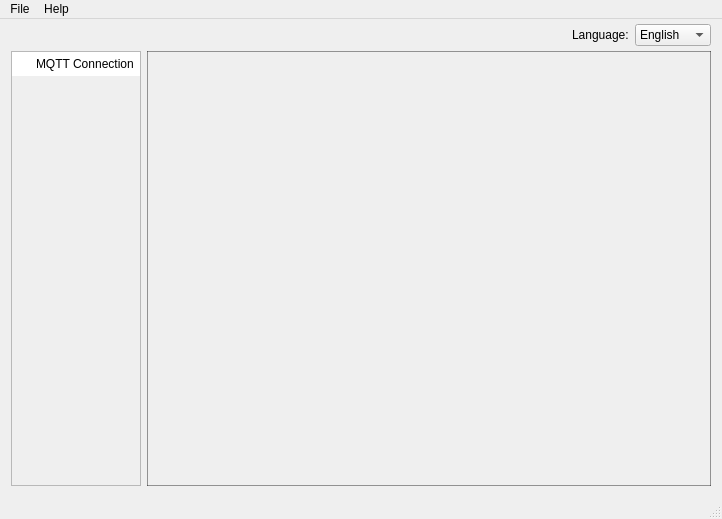
<?xml version="1.0" encoding="UTF-8"?>
<ui version="4.0">
 <class>MainWindow</class>
 <widget class="QMainWindow" name="MainWindow">
  <property name="geometry">
   <rect>
    <x>0</x>
    <y>0</y>
    <width>722</width>
    <height>519</height>
   </rect>
  </property>
  <property name="windowTitle">
   <string>MQTT Utility Beta v1.0.1</string>
  </property>
  <property name="windowIcon">
   <iconset resource="res.qrc">
    <normaloff>:/image/mqtt-logo.png</normaloff>:/image/mqtt-logo.png</iconset>
  </property>
  <widget class="QWidget" name="centralWidget">
   <layout class="QVBoxLayout" name="verticalLayout">
    <property name="spacing">
     <number>0</number>
    </property>
    <property name="leftMargin">
     <number>0</number>
    </property>
    <property name="topMargin">
     <number>0</number>
    </property>
    <property name="rightMargin">
     <number>0</number>
    </property>
    <property name="bottomMargin">
     <number>0</number>
    </property>
    <item>
     <widget class="QWidget" name="addConnectionWidget" native="true">
      <layout class="QHBoxLayout" name="horizontalLayout">
       <property name="topMargin">
        <number>5</number>
       </property>
       <property name="bottomMargin">
        <number>5</number>
       </property>
       <item>
        <widget class="QPushButton" name="newConnButton">
         <property name="minimumSize">
          <size>
           <width>20</width>
           <height>20</height>
          </size>
         </property>
         <property name="styleSheet">
          <string notr="true">QPushButton{border:0px}QPushButton:hover{background-color:rgba(44,163,225,50)}QPushButton:pressed{background-color: qlineargradient(x1: 0, y1: 0, x2: 0, y2: 1,stop: 0 #dadbde, stop: 1 #f6f7fa);}</string>
         </property>
         <property name="text">
          <string/>
         </property>
         <property name="icon">
          <iconset resource="res.qrc">
           <normaloff>:/image/add.gif</normaloff>:/image/add.gif</iconset>
         </property>
        </widget>
       </item>
       <item>
        <widget class="QPushButton" name="authButton">
         <property name="styleSheet">
          <string notr="true">QPushButton{border:0px}QPushButton:hover{background-color:rgba(44,163,225,50)}QPushButton:pressed{background-color: qlineargradient(x1: 0, y1: 0, x2: 0, y2: 1,stop: 0 #dadbde, stop: 1 #f6f7fa);}</string>
         </property>
         <property name="text">
          <string/>
         </property>
         <property name="icon">
          <iconset resource="res.qrc">
           <normaloff>:/image/auth.gif</normaloff>:/image/auth.gif</iconset>
         </property>
        </widget>
       </item>
       <item>
        <spacer name="horizontalSpacer">
         <property name="orientation">
          <enum>Qt::Horizontal</enum>
         </property>
         <property name="sizeHint" stdset="0">
          <size>
           <width>669</width>
           <height>20</height>
          </size>
         </property>
        </spacer>
       </item>
       <item>
        <widget class="QLabel" name="languageTitle">
         <property name="text">
          <string>Language:</string>
         </property>
        </widget>
       </item>
       <item>
        <widget class="QComboBox" name="language">
         <item>
          <property name="text">
           <string>English</string>
          </property>
         </item>
         <item>
          <property name="text">
           <string>Chinese</string>
          </property>
         </item>
        </widget>
       </item>
      </layout>
     </widget>
    </item>
    <item>
     <widget class="QWidget" name="connectionWidget" native="true">
      <layout class="QHBoxLayout" name="horizontalLayout_2">
       <property name="topMargin">
        <number>0</number>
       </property>
       <item>
        <widget class="QScrollArea" name="connMenus">
         <property name="minimumSize">
          <size>
           <width>130</width>
           <height>0</height>
          </size>
         </property>
         <property name="maximumSize">
          <size>
           <width>130</width>
           <height>16777215</height>
          </size>
         </property>
         <property name="verticalScrollBarPolicy">
          <enum>Qt::ScrollBarAlwaysOff</enum>
         </property>
         <property name="horizontalScrollBarPolicy">
          <enum>Qt::ScrollBarAlwaysOff</enum>
         </property>
         <property name="widgetResizable">
          <bool>true</bool>
         </property>
         <widget class="QWidget" name="border">
          <property name="geometry">
           <rect>
            <x>0</x>
            <y>0</y>
            <width>130</width>
            <height>437</height>
           </rect>
          </property>
          <layout class="QVBoxLayout" name="verticalLayout_2">
           <property name="spacing">
            <number>0</number>
           </property>
           <property name="leftMargin">
            <number>0</number>
           </property>
           <property name="topMargin">
            <number>0</number>
           </property>
           <property name="rightMargin">
            <number>0</number>
           </property>
           <property name="bottomMargin">
            <number>0</number>
           </property>
           <item>
            <widget class="QWidget" name="connTitleBar" native="true">
             <property name="styleSheet">
              <string notr="true">background-color: rgb(255, 255, 255);</string>
             </property>
             <layout class="QHBoxLayout" name="horizontalLayout_3">
              <property name="topMargin">
               <number>5</number>
              </property>
              <property name="bottomMargin">
               <number>5</number>
              </property>
              <item>
               <widget class="QLabel" name="connLogo">
                <property name="text">
                 <string/>
                </property>
                <property name="pixmap">
                 <pixmap resource="res.qrc">:/image/connection.gif</pixmap>
                </property>
               </widget>
              </item>
              <item>
               <widget class="QLabel" name="connTitle">
                <property name="text">
                 <string>MQTT Connection</string>
                </property>
               </widget>
              </item>
             </layout>
            </widget>
           </item>
           <item>
            <widget class="QScrollArea" name="serverButtonList">
             <property name="minimumSize">
              <size>
               <width>130</width>
               <height>0</height>
              </size>
             </property>
             <property name="maximumSize">
              <size>
               <width>130</width>
               <height>16777215</height>
              </size>
             </property>
             <property name="styleSheet">
              <string notr="true">border:0px;</string>
             </property>
             <property name="horizontalScrollBarPolicy">
              <enum>Qt::ScrollBarAlwaysOff</enum>
             </property>
             <property name="widgetResizable">
              <bool>true</bool>
             </property>
             <widget class="QWidget" name="serverButtons">
              <property name="geometry">
               <rect>
                <x>0</x>
                <y>0</y>
                <width>130</width>
                <height>411</height>
               </rect>
              </property>
              <layout class="QVBoxLayout" name="serversLayout">
               <property name="spacing">
                <number>0</number>
               </property>
               <property name="leftMargin">
                <number>0</number>
               </property>
               <property name="topMargin">
                <number>0</number>
               </property>
               <property name="rightMargin">
                <number>0</number>
               </property>
               <property name="bottomMargin">
                <number>0</number>
               </property>
               <item>
                <spacer name="verticalSpacer">
                 <property name="orientation">
                  <enum>Qt::Vertical</enum>
                 </property>
                 <property name="sizeHint" stdset="0">
                  <size>
                   <width>125</width>
                   <height>298</height>
                  </size>
                 </property>
                </spacer>
               </item>
              </layout>
             </widget>
            </widget>
           </item>
          </layout>
         </widget>
        </widget>
       </item>
       <item>
        <widget class="QTabWidget" name="connWidget">
         <property name="styleSheet">
          <string notr="true">QTabWidget:pane{border:1px solid rgba(0,0,0,100);background:transparent;}</string>
         </property>
         <property name="currentIndex">
          <number>-1</number>
         </property>
         <property name="tabsClosable">
          <bool>true</bool>
         </property>
         <property name="movable">
          <bool>true</bool>
         </property>
        </widget>
       </item>
      </layout>
     </widget>
    </item>
   </layout>
  </widget>
  <widget class="QMenuBar" name="menuBar">
   <property name="geometry">
    <rect>
     <x>0</x>
     <y>0</y>
     <width>722</width>
     <height>21</height>
    </rect>
   </property>
   <widget class="QMenu" name="menuFile">
    <property name="title">
     <string>File</string>
    </property>
    <addaction name="actionnew_connect"/>
    <addaction name="authAction"/>
    <addaction name="separator"/>
    <addaction name="actionexit"/>
   </widget>
   <widget class="QMenu" name="menuHelp">
    <property name="title">
     <string>Help</string>
    </property>
    <addaction name="actionabout"/>
   </widget>
   <addaction name="menuFile"/>
   <addaction name="menuHelp"/>
  </widget>
  <widget class="QStatusBar" name="statusBar"/>
  <action name="actionnew_connect">
   <property name="icon">
    <iconset resource="res.qrc">
     <normaloff>:/image/add.gif</normaloff>:/image/add.gif</iconset>
   </property>
   <property name="text">
    <string>New Connection</string>
   </property>
   <property name="shortcut">
    <string>Ctrl+N</string>
   </property>
  </action>
  <action name="actionexit">
   <property name="text">
    <string>Exit</string>
   </property>
  </action>
  <action name="actionabout">
   <property name="text">
    <string>About</string>
   </property>
  </action>
  <action name="authAction">
   <property name="icon">
    <iconset resource="res.qrc">
     <normaloff>:/image/auth.gif</normaloff>:/image/auth.gif</iconset>
   </property>
   <property name="text">
    <string>New Auth Connection</string>
   </property>
   <property name="shortcut">
    <string>Ctrl+Alt+N</string>
   </property>
  </action>
 </widget>
 <layoutdefault spacing="6" margin="11"/>
 <resources>
  <include location="res.qrc"/>
 </resources>
 <connections/>
</ui>
